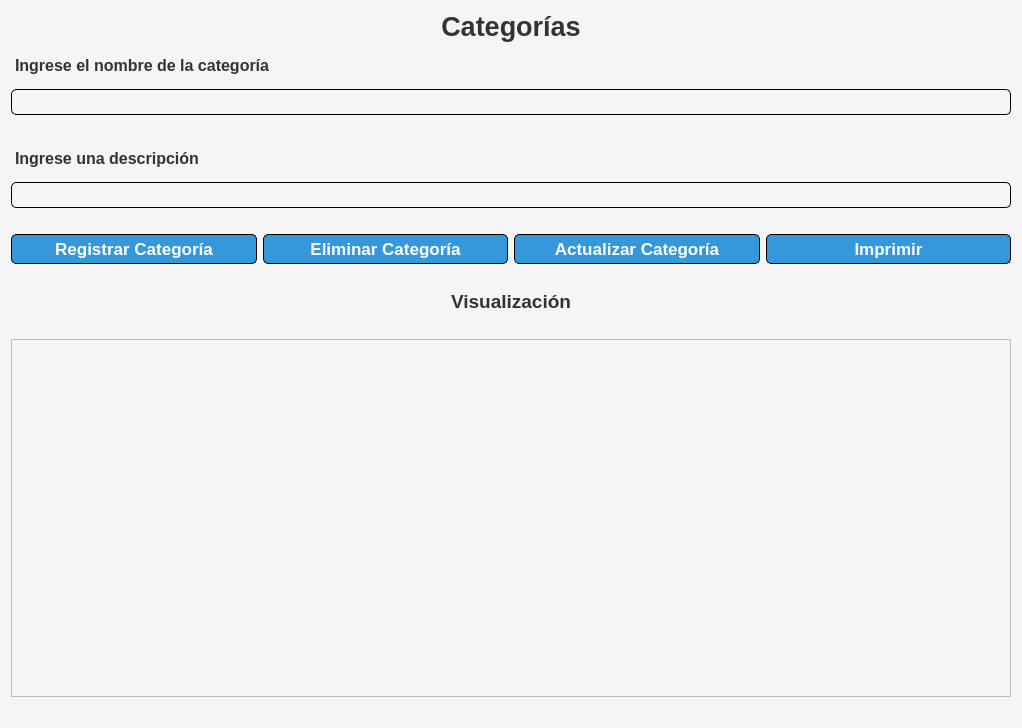
<?xml version="1.0" encoding="UTF-8"?>
<ui version="4.0">
 <class>Categoria</class>
 <widget class="QDialog" name="Categoria">
  <property name="geometry">
   <rect>
    <x>0</x>
    <y>0</y>
    <width>1022</width>
    <height>728</height>
   </rect>
  </property>
  <property name="windowTitle">
   <string>Dialog</string>
  </property>
  <property name="styleSheet">
   <string notr="true">QWidget {
    font-family: Arial, sans-serif;
    background-color: #f5f5f5;  /* Light gray background for the form */
    color: #333;                /* Dark text color */
}

QLabel {
    font-weight: bold;          /* Bold labels for field names */
}
</string>
  </property>
  <layout class="QVBoxLayout" name="verticalLayout">
   <item>
    <widget class="QLabel" name="label">
     <property name="font">
      <font>
       <family>Arial</family>
       <pointsize>20</pointsize>
       <bold>true</bold>
      </font>
     </property>
     <property name="cursor">
      <cursorShape>PointingHandCursor</cursorShape>
     </property>
     <property name="text">
      <string>Categorías</string>
     </property>
     <property name="alignment">
      <set>Qt::AlignmentFlag::AlignCenter</set>
     </property>
    </widget>
   </item>
   <item>
    <layout class="QVBoxLayout" name="verticalLayout_2">
     <item>
      <widget class="QLabel" name="label_2">
       <property name="font">
        <font>
         <family>Arial</family>
         <pointsize>12</pointsize>
         <bold>true</bold>
        </font>
       </property>
       <property name="styleSheet">
        <string notr="true">padding:8px 0px;</string>
       </property>
       <property name="text">
        <string>Ingrese el nombre de la categoría</string>
       </property>
      </widget>
     </item>
     <item>
      <widget class="QLineEdit" name="nombreLineEdit">
       <property name="styleSheet">
        <string notr="true"> border-radius: 5px;       
   	border: 1px solid black;
    padding: 4px;</string>
       </property>
      </widget>
     </item>
    </layout>
   </item>
   <item>
    <spacer name="horizontalSpacer_4">
     <property name="orientation">
      <enum>Qt::Orientation::Horizontal</enum>
     </property>
     <property name="sizeHint" stdset="0">
      <size>
       <width>40</width>
       <height>20</height>
      </size>
     </property>
    </spacer>
   </item>
   <item>
    <widget class="QLabel" name="label_3">
     <property name="font">
      <font>
       <family>Arial</family>
       <pointsize>12</pointsize>
       <bold>true</bold>
      </font>
     </property>
     <property name="styleSheet">
      <string notr="true">padding:8px 0px;</string>
     </property>
     <property name="text">
      <string>Ingrese una descripción</string>
     </property>
    </widget>
   </item>
   <item>
    <layout class="QVBoxLayout" name="verticalLayout_3">
     <item>
      <widget class="QLineEdit" name="descLineEdit">
       <property name="styleSheet">
        <string notr="true"> border-radius: 5px;       
   	border: 1px solid black;
    padding: 4px;</string>
       </property>
      </widget>
     </item>
    </layout>
   </item>
   <item>
    <spacer name="horizontalSpacer">
     <property name="orientation">
      <enum>Qt::Orientation::Horizontal</enum>
     </property>
     <property name="sizeHint" stdset="0">
      <size>
       <width>128</width>
       <height>20</height>
      </size>
     </property>
    </spacer>
   </item>
   <item>
    <layout class="QHBoxLayout" name="horizontalLayout_4">
     <item>
      <widget class="QPushButton" name="registrarBtn">
       <property name="font">
        <font>
         <family>Arial</family>
         <pointsize>13</pointsize>
         <bold>true</bold>
        </font>
       </property>
       <property name="cursor">
        <cursorShape>PointingHandCursor</cursorShape>
       </property>
       <property name="styleSheet">
        <string notr="true">QPushButton {
	background-color: #3498db;     
    color: white;                  
    border-radius: 5px;       
   	border: 1px solid black;
    padding: 4px 18px;
}
QPushButton:hover {
    background-color: #2980b9;
    border: 1px solid #ffffff;
}
QPushButton:pressed {
    background-color: #1c6692;
}</string>
       </property>
       <property name="text">
        <string>Registrar Categoría</string>
       </property>
      </widget>
     </item>
     <item>
      <widget class="QPushButton" name="eliminarBtn">
       <property name="font">
        <font>
         <family>Arial</family>
         <pointsize>13</pointsize>
         <bold>true</bold>
        </font>
       </property>
       <property name="cursor">
        <cursorShape>PointingHandCursor</cursorShape>
       </property>
       <property name="styleSheet">
        <string notr="true">QPushButton {
	background-color: #3498db;     
    color: white;                  
    border-radius: 5px;       
   	border: 1px solid black;
    padding: 4px 18px;
}
QPushButton:hover {
    background-color: #2980b9;
    border: 1px solid #ffffff;
}
QPushButton:pressed {
    background-color: #1c6692;
}</string>
       </property>
       <property name="text">
        <string>Eliminar Categoría</string>
       </property>
      </widget>
     </item>
     <item>
      <widget class="QPushButton" name="actualizarBtn">
       <property name="font">
        <font>
         <family>Arial</family>
         <pointsize>13</pointsize>
         <bold>true</bold>
        </font>
       </property>
       <property name="cursor">
        <cursorShape>PointingHandCursor</cursorShape>
       </property>
       <property name="styleSheet">
        <string notr="true">QPushButton {
	background-color: #3498db;     
    color: white;                  
    border-radius: 5px;       
   	border: 1px solid black;
    padding: 4px 18px;
}
QPushButton:hover {
    background-color: #2980b9;
    border: 1px solid #ffffff;
}
QPushButton:pressed {
    background-color: #1c6692;
}</string>
       </property>
       <property name="text">
        <string>Actualizar Categoría</string>
       </property>
      </widget>
     </item>
     <item>
      <widget class="QPushButton" name="printBtn">
       <property name="font">
        <font>
         <family>Arial</family>
         <pointsize>13</pointsize>
         <bold>true</bold>
        </font>
       </property>
       <property name="cursor">
        <cursorShape>PointingHandCursor</cursorShape>
       </property>
       <property name="styleSheet">
        <string notr="true">QPushButton {
	background-color: #3498db;     
    color: white;                  
    border-radius: 5px;       
   	border: 1px solid black;
    padding: 4px 18px;
}
QPushButton:hover {
    background-color: #2980b9;
    border: 1px solid #ffffff;
}
QPushButton:pressed {
    background-color: #1c6692;
}</string>
       </property>
       <property name="text">
        <string>Imprimir</string>
       </property>
      </widget>
     </item>
    </layout>
   </item>
   <item>
    <spacer name="horizontalSpacer_5">
     <property name="orientation">
      <enum>Qt::Orientation::Horizontal</enum>
     </property>
     <property name="sizeHint" stdset="0">
      <size>
       <width>40</width>
       <height>20</height>
      </size>
     </property>
    </spacer>
   </item>
   <item>
    <widget class="QLabel" name="label_4">
     <property name="font">
      <font>
       <family>Arial</family>
       <pointsize>14</pointsize>
       <bold>true</bold>
      </font>
     </property>
     <property name="text">
      <string>Visualización</string>
     </property>
     <property name="alignment">
      <set>Qt::AlignmentFlag::AlignCenter</set>
     </property>
    </widget>
   </item>
   <item>
    <spacer name="horizontalSpacer_6">
     <property name="orientation">
      <enum>Qt::Orientation::Horizontal</enum>
     </property>
     <property name="sizeHint" stdset="0">
      <size>
       <width>40</width>
       <height>20</height>
      </size>
     </property>
    </spacer>
   </item>
   <item>
    <widget class="QTableView" name="tableView">
     <property name="minimumSize">
      <size>
       <width>656</width>
       <height>0</height>
      </size>
     </property>
     <property name="selectionMode">
      <enum>QAbstractItemView::SelectionMode::SingleSelection</enum>
     </property>
     <property name="selectionBehavior">
      <enum>QAbstractItemView::SelectionBehavior::SelectRows</enum>
     </property>
     <attribute name="horizontalHeaderHighlightSections">
      <bool>false</bool>
     </attribute>
     <attribute name="verticalHeaderHighlightSections">
      <bool>false</bool>
     </attribute>
    </widget>
   </item>
   <item>
    <layout class="QHBoxLayout" name="horizontalLayout_3">
     <item>
      <spacer name="horizontalSpacer_3">
       <property name="orientation">
        <enum>Qt::Orientation::Horizontal</enum>
       </property>
       <property name="sizeHint" stdset="0">
        <size>
         <width>40</width>
         <height>20</height>
        </size>
       </property>
      </spacer>
     </item>
    </layout>
   </item>
  </layout>
 </widget>
 <resources/>
 <connections/>
</ui>
